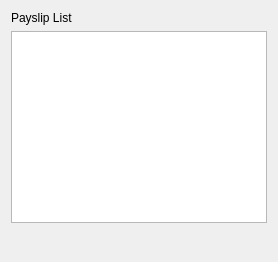
      <widget class="QWidget" name="tab_7">
       <attribute name="title">
        <string>Payslip_list</string>
       </attribute>
       <layout class="QVBoxLayout" name="verticalLayout_5">
        <item>
         <widget class="QLabel" name="label_10">
          <property name="text">
           <string>Payslip List</string>
          </property>
         </widget>
        </item>
        <item>
         <layout class="QVBoxLayout" name="verticalLayout_4">
          <item>
           <widget class="QListWidget" name="listWidget_3"/>
          </item>
          <item>
           <layout class="QHBoxLayout" name="horizontalLayout">
            <item>
             <widget class="QPushButton" name="pushButton_27">
              <property name="sizePolicy">
               <sizepolicy hsizetype="Fixed" vsizetype="Fixed">
                <horstretch>0</horstretch>
                <verstretch>0</verstretch>
               </sizepolicy>
              </property>
              <property name="layoutDirection">
               <enum>Qt::LeftToRight</enum>
              </property>
              <property name="text">
               <string/>
              </property>
              <property name="icon">
               <iconset resource="icons.qrc">
                <normaloff>:/icons/cancel.png</normaloff>:/icons/cancel.png</iconset>
              </property>
              <property name="iconSize">
               <size>
                <width>30</width>
                <height>30</height>
               </size>
              </property>
              <property name="flat">
               <bool>true</bool>
              </property>
             </widget>
            </item>
            <item>
             <widget class="QPushButton" name="pushButton_26">
              <property name="sizePolicy">
               <sizepolicy hsizetype="Fixed" vsizetype="Fixed">
                <horstretch>0</horstretch>
                <verstretch>0</verstretch>
               </sizepolicy>
              </property>
              <property name="text">
               <string/>
              </property>
              <property name="icon">
               <iconset resource="icons.qrc">
                <normaloff>:/icons/bulleted-list.png</normaloff>:/icons/bulleted-list.png</iconset>
              </property>
              <property name="iconSize">
               <size>
                <width>30</width>
                <height>30</height>
               </size>
              </property>
              <property name="flat">
               <bool>true</bool>
              </property>
             </widget>
            </item>
            <item>
             <widget class="QWidget" name="widget" native="true"/>
            </item>
           </layout>
          </item>
         </layout>
        </item>
       </layout>
      </widget>
